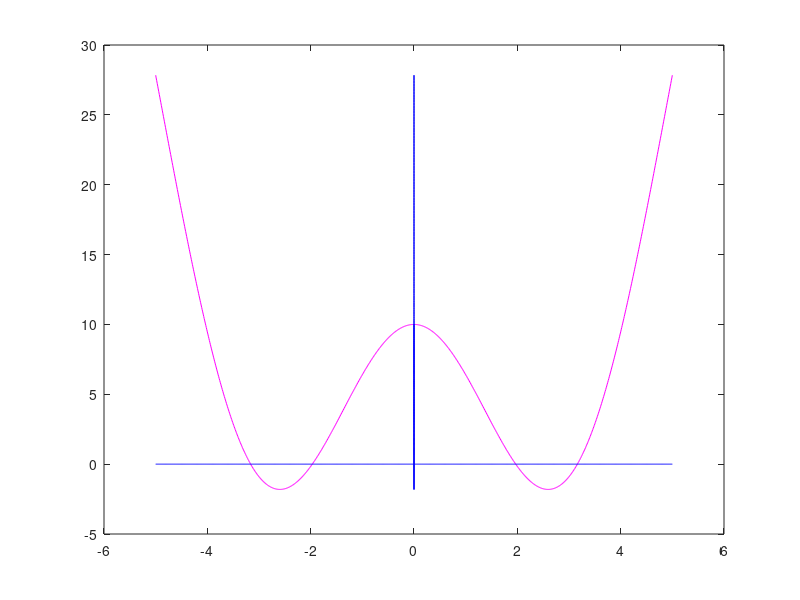

Recreate this plot in MATLAB.
clc
clear
x(1) = input('Masukkan taksiran akar pertama: ');
x(2) = input('Masukkan taksiran akar kedua: ');
N = input('Masukkan iterasi maksimum: ');
e = input('Masukkan toleransi error: ');

f = inline('x.^2+10*cos(x)');
y(1) = f(x(1));
y(2) = f(x(2));

for i=2:N+1 
    kurang1 = x(i)-x(i-1);
    kurang2 = y(i)-y(i-1);
    kali = y(i)*(kurang1/kurang2);
    x(i+1) = x(i)-kali;
    y(i+1) = f(x(i+1));
    mutlak = abs(y(i));
    fprintf('Nilai akar x(%d) = %f\n', i-1, x(i))
    fprintf('Nilai akar y(%d) = %f\n', i-1, y(i))
    if mutlak<e
        break
    end
end

fprintf('Error = %f\n', mutlak)
fprintf('Jumlah iterasi = %f\n', i-1)
        
x = -5:0.01:5;
y = x.^2+10*cos(x);
panj1 = length(x);
ynol = zeros(1,panj1);
panj2 = length(y);
xnol = zeros(1,panj2);
plot(x,y,'m',x,ynol,'b',xnol,y,'b')
